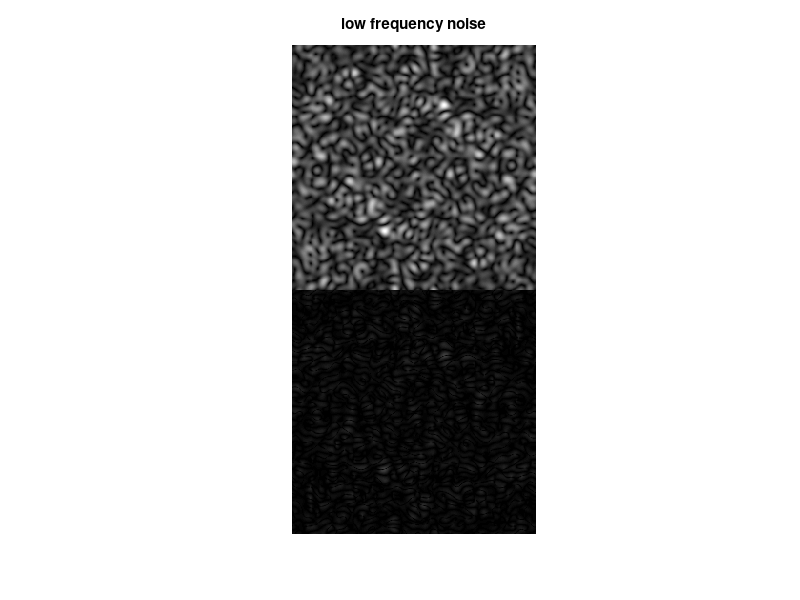
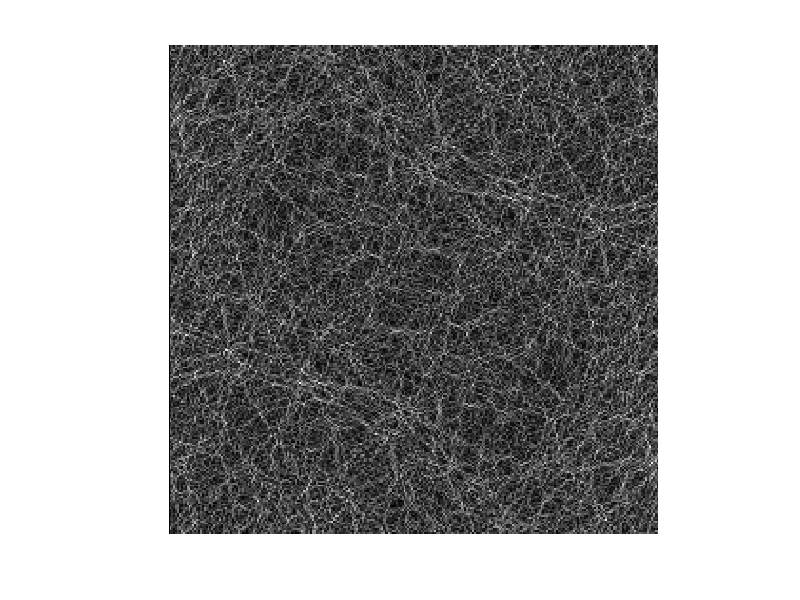
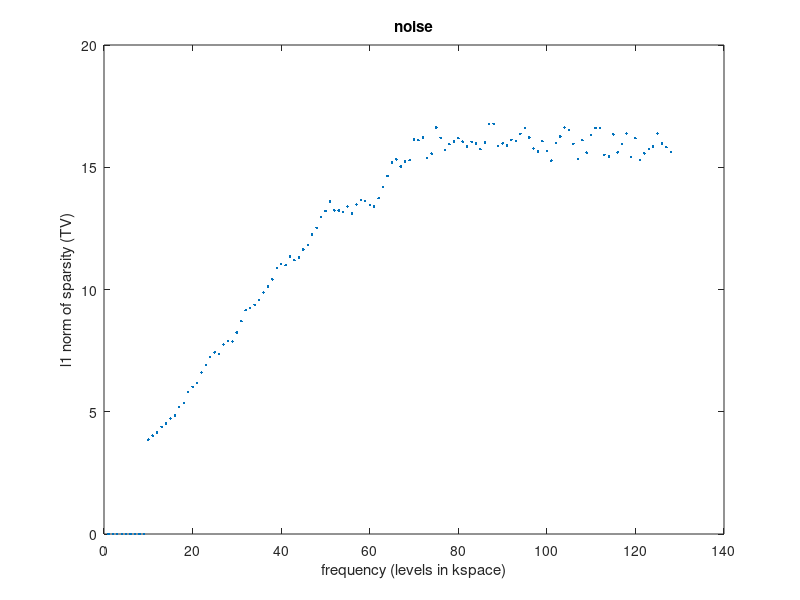

These charts were generated, in order, by the following MATLAB code: (Note: this script raises an error after producing the figures.)


n=128;
A=abs(diag([-n:n]));
B=ones(size(A))*(A);
C=sqrt(B'.^2+B.^2);
figure(99); imshow(C,[])
%%
R=randn(size(B));

I=abs(ifft2(R.*(C<20)));
Id=diff(I,1,1);
figure(1);imshow(abs([I;Id]),[]); title('low frequency noise')
sum(abs(Id(:)))

I2=abs(ifft2(R.*(C>125)));
Id2=diff(I2,1,1);
figure(2);imshow(abs([I2;Id2]),[]); title('high frequency noise')
sum(abs(Id2(:)))
%% l1-norm of TV of noise for different frequency bands (width 10)
area=1e3
for fc=10:128
    fw=(1/2)*(area/(2*pi*fc));
    nn=(C>(fc-fw)).*(C<(fc+fw));
    %     figure; imshow(nn,[])    
    I=abs(ifft2(R.*(nn)));
    imshow(abs(I),[]);pause(0.01)

    Id=diff(I,1,1);
    l1(fc)=sum(abs(Id(:)));
end
    figure(99); plot(l1,'.'); title('noise'); xlabel('frequency (levels in kspace)')
    ylabel('l1 norm of sparsity (TV)')
    
    % l1-norm of TV of image for different frequency bands (width 10)
head=imread('head256.jpg');  
head=double(head(:,:,1));
khead=fftshift(fftshift(fft2(head),1),2);

figure;
C2=C(2:257,2:257);
for fc=10:128
    fw=(1/2)*(area/(2*pi*fc));
    nn=(C2>(fc-fw)).*(C2<(fc+fw));
    I=real(ifft2(khead.*(nn)));
    imshow(abs(I),[]);pause(0.01)
    
    Id=diff(I,1,1);
    l1_im(fc)=sum(abs(Id(:)));
end
figure; plot(l1_im); title('image'); xlabel('frequency (levels in kspace)')
ylabel('l1 norm of sparsity (TV)')

    %%
    figure(3);
    hold on
    plot(l1./max(l1(:)),'.-');
    plot(l1_im./max(l1_im(:)),'.-'); 
    title('noise & image'); xlabel('frequency (levels in kspace)')
    ylabel('l1 norm of sparsity (TV)'); legend('noise','image')

    %% EVALUATE AS IN HANSEN
    clear l1 l1_im
    area=150
    tre=4.75;
    
    for fc=10:128
        fw=(1/2)*(area/(2*pi*fc));
        nn=(C>(fc-fw)).*(C<(fc+fw));
        %     figure; imshow(nn,[])
        I=abs(ifft2(R.*(nn)));
        Id=diff(I,1,1);
        threshold=tre*mean(abs(Id(:)))
        l1(fc)=sum(abs(Id(:))>threshold);
    end
    figure; plot(l1,'.'); title('noise'); xlabel('frequency (levels in kspace)')
    ylabel('l1 norm of sparsity (TV)')
    
    % l1-norm of TV of image for different frequency bands (width 10)
    head=imread('head256.jpg');
    head=double(head(:,:,1));
    khead=fftshift(fftshift(fft2(head),1),2);
    
    C2=C(1:256,1:256);
    for fc=10:128
        fw=(1/2)*(area/(2*pi*fc));
        nn=(C2>(fc-fw)).*(C2<(fc+fw));
        I=abs(ifft2(khead.*(nn)));
        Id=diff(I,1,1);
        threshold=tre*mean(abs(Id(:)))
        l1_im(fc)=sum(abs(Id(:))>threshold);
    end
    figure; plot(l1_im); title('image'); xlabel('frequency (levels in kspace)')
    ylabel('l1 norm of sparsity (TV)')
    
    figure; hold on;
    plot(l1_im,'-*');
    plot(l1,'-*');
    
    title('noise & image');xlabel('frequency (levels in kspace)')
    ylabel('l0 norm of sparsity (TV; larger than certain threshold)');legend('noise','image')
